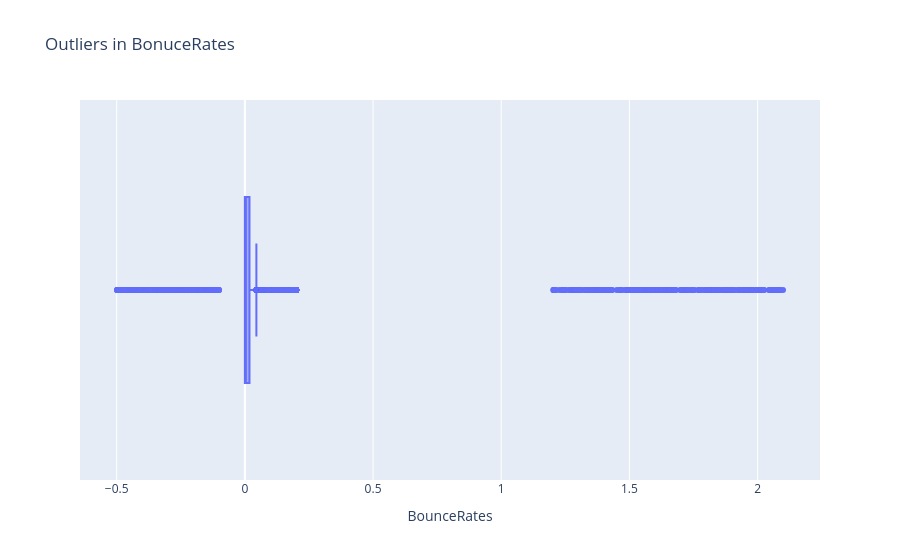

Write notebook code for a chart like this one.
### Code cell
px.box(data_frame=df,x="BounceRates", title="Outliers in BonuceRates")

### Figure 1 — Plotly figure (JSON) as saved in the notebook; plotly's stock layout.template omitted (floating-point values rounded to 4 significant figures; data arrays with more than 128 entries replaced by an {"elided": "..."} marker saying what was removed)
{"data": [{"alignmentgroup": "True", "hovertemplate": "BounceRates=%{x}<extra></extra>", "legendgroup": "", "marker": {"color": "#636efa"}, "name": "", "notched": false, "offsetgroup": "", "orientation": "h", "showlegend": false, "type": "box", "x": {"elided": "12330 float values"}, "x0": " ", "xaxis": "x", "y0": " ", "yaxis": "y"}], "layout": {"boxmode": "group", "legend": {"tracegroupgap": 0}, "title": {"text": "Outliers in BonuceRates"}, "xaxis": {"anchor": "y", "domain": [0, 1], "title": {"text": "BounceRates"}}, "yaxis": {"anchor": "x", "domain": [0, 1]}}}
